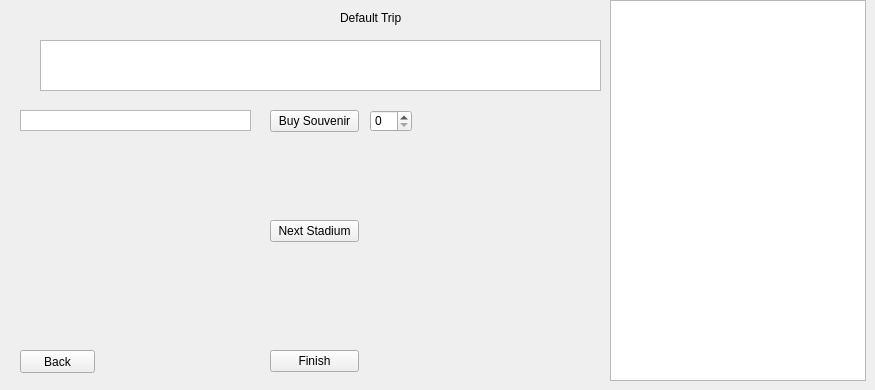
    <widget class="QWidget" name="Trip3">
     <widget class="QLabel" name="label_4">
      <property name="geometry">
       <rect>
        <x>340</x>
        <y>10</y>
        <width>61</width>
        <height>16</height>
       </rect>
      </property>
      <property name="text">
       <string>Default Trip</string>
      </property>
     </widget>
     <widget class="QPushButton" name="D_BackB">
      <property name="geometry">
       <rect>
        <x>20</x>
        <y>350</y>
        <width>75</width>
        <height>23</height>
       </rect>
      </property>
      <property name="text">
       <string>Back</string>
      </property>
     </widget>
     <widget class="QTableWidget" name="TripTable">
      <property name="geometry">
       <rect>
        <x>610</x>
        <y>0</y>
        <width>256</width>
        <height>381</height>
       </rect>
      </property>
     </widget>
     <widget class="QTableWidget" name="TripSouvTable">
      <property name="geometry">
       <rect>
        <x>40</x>
        <y>40</y>
        <width>561</width>
        <height>51</height>
       </rect>
      </property>
     </widget>
     <widget class="QPushButton" name="D_FinB">
      <property name="geometry">
       <rect>
        <x>270</x>
        <y>350</y>
        <width>89</width>
        <height>22</height>
       </rect>
      </property>
      <property name="text">
       <string>Finish</string>
      </property>
     </widget>
     <widget class="QPushButton" name="D_BuyB">
      <property name="geometry">
       <rect>
        <x>270</x>
        <y>110</y>
        <width>89</width>
        <height>22</height>
       </rect>
      </property>
      <property name="text">
       <string>Buy Souvenir</string>
      </property>
     </widget>
     <widget class="QPushButton" name="D_NextB">
      <property name="geometry">
       <rect>
        <x>270</x>
        <y>220</y>
        <width>89</width>
        <height>22</height>
       </rect>
      </property>
      <property name="text">
       <string>Next Stadium</string>
      </property>
     </widget>
     <widget class="QSpinBox" name="TripAmount">
      <property name="geometry">
       <rect>
        <x>370</x>
        <y>110</y>
        <width>42</width>
        <height>22</height>
       </rect>
      </property>
     </widget>
     <widget class="QTextBrowser" name="D_Error">
      <property name="geometry">
       <rect>
        <x>20</x>
        <y>110</y>
        <width>231</width>
        <height>21</height>
       </rect>
      </property>
      <property name="verticalScrollBarPolicy">
       <enum>Qt::ScrollBarAlwaysOff</enum>
      </property>
      <property name="horizontalScrollBarPolicy">
       <enum>Qt::ScrollBarAlwaysOff</enum>
      </property>
     </widget>
    </widget>
